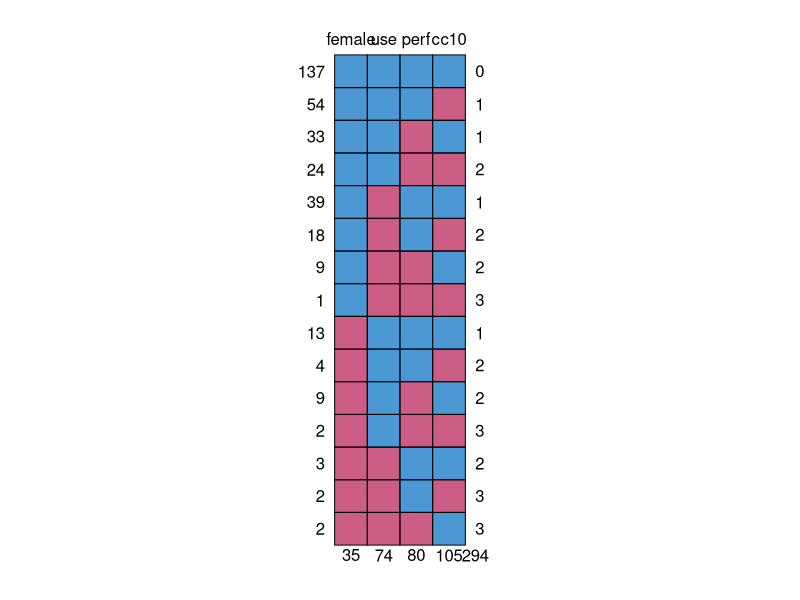
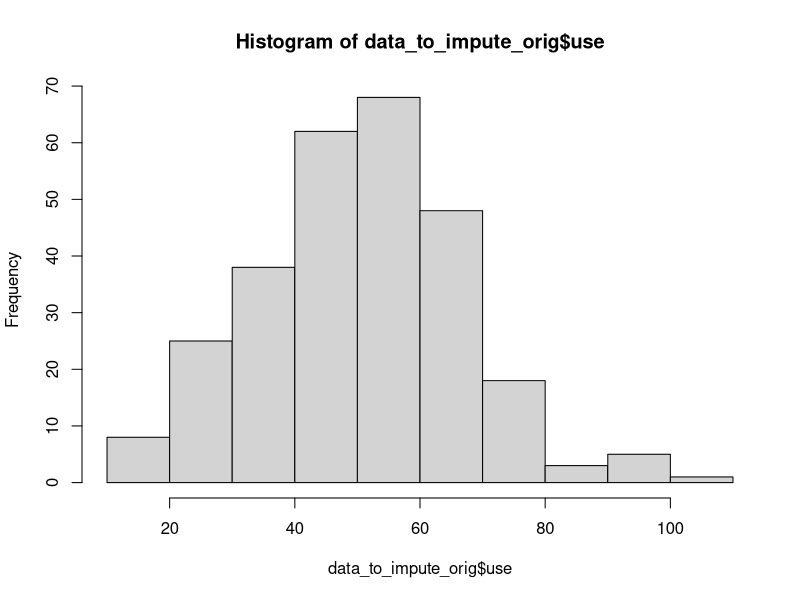
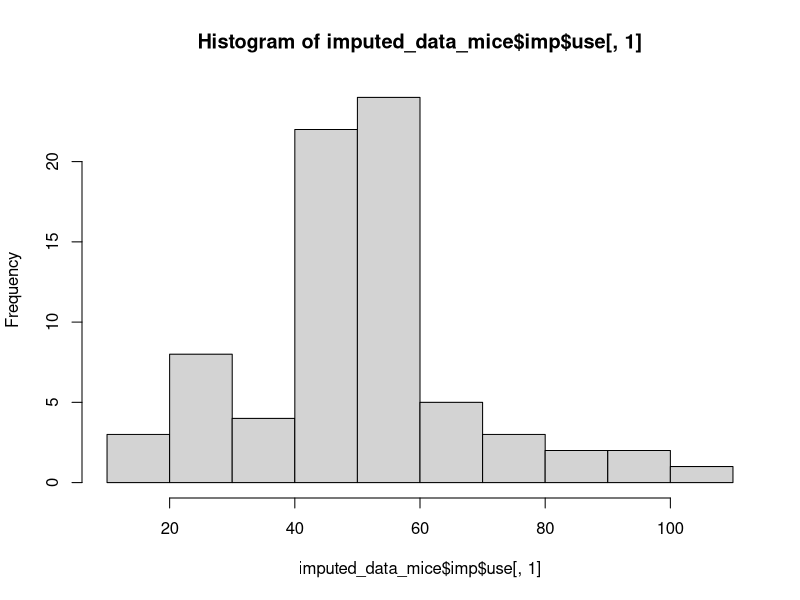
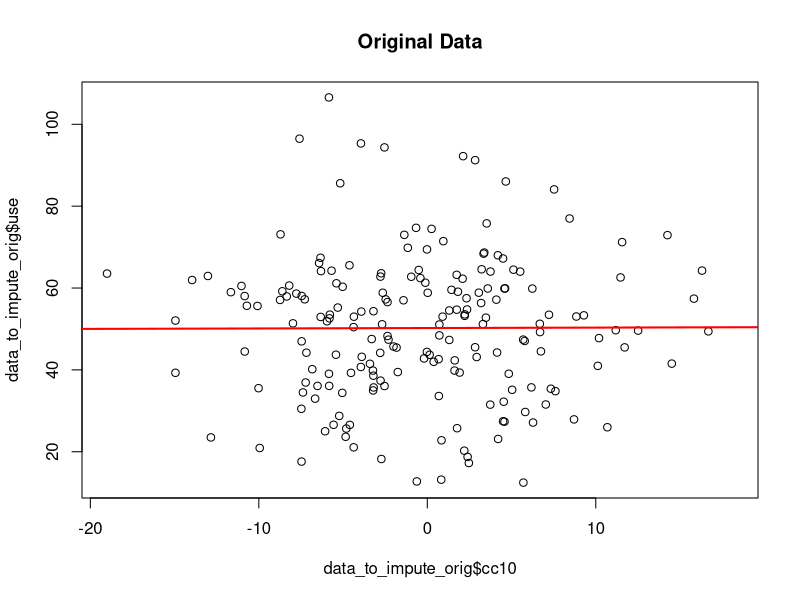
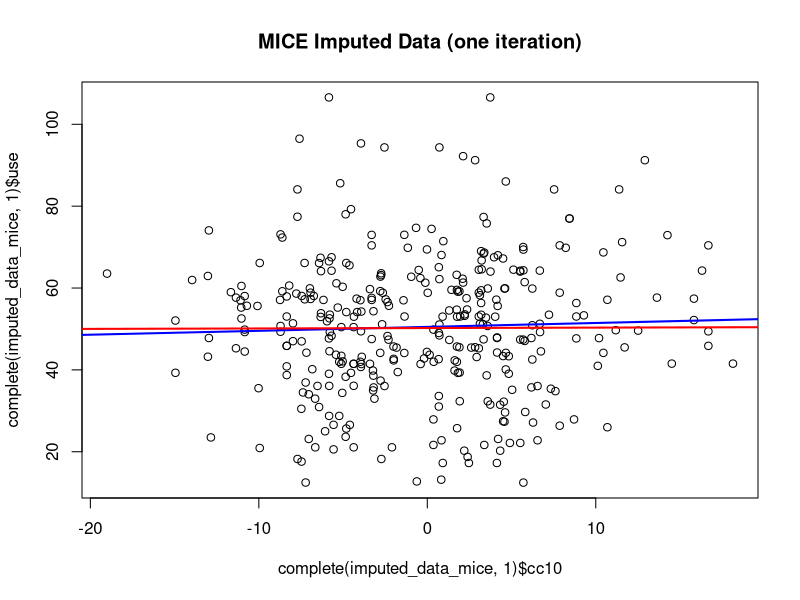

These figures' R source, in order: (Note: this script raises an error after producing the figures.)
rm(list = ls()) # Clear workspace

# --- 1. Load necessary libraries ---
# install.packages("mvtnorm") # Uncomment if not installed
# install.packages("mice")    # Uncomment if not installed
# install.packages("MASS")    # Needed for mvrnorm (for Bayesian sim)
# install.packages("lavaan")  # Uncomment if not installed
# install.packages("semTools") # Uncomment if not installed (provides lavaan.mi)

library(mvtnorm)
library(mice)
library(lavaan)
library(semTools) # For lavaan.mi
library(MASS) # For simulating Bayesian draws (alternative approach shown below)


# --- 2. Replicate Data Simulation (from your provided script) ---
set.seed(20250223) # Use the original seed for data generation

Nmen = 121
Nwomen = 229

MeanMEN = c(5.081333347, 9.723030258, 51.94404048, 52.66452548, 34.04606078, 77.06181845, 14.75389904)
MeanWOMEN = c(4.80418631, 10.60486174, 50.34834542, 48.13359134, 30.61321679, 71.77082955, 13.75449003)

Corr = matrix(c(
  1.0,  .15, .12, .48, .44, .47, .44,
  .15, 1.0, .06, .25, .20, .23, .23,
  .12, .06, 1.0, .40, .32, .19, .14,
  .48, .25, .40, 1.0, .87, .61, .54,
  .44, .20, .32, .87, 1.0, .56, .51,
  .47, .23, .19, .61, .56, 1.0, .70,
  .44, .23, .14, .54, .51, .70, 1.0
), nrow = 7, byrow = TRUE)

SD = c(1.2, 6.0, 15.2, 16.6, 10.9, 10.5, 2.8)
SDdiag = diag(SD)

Cov = SDdiag %*% Corr %*% SDdiag

xmen = rmvnorm(Nmen, MeanMEN, Cov)
xwomen = rmvnorm(Nwomen, MeanWOMEN, Cov)

xmen = cbind(0, xmen)
xwomen = cbind(1, xwomen)

allx = as.data.frame(rbind(xmen, xwomen))
names(allx) = c("female", "hsl", "cc", "use", "msc", "mas", "mse", "perf")

# Introduce Missingness in CC, PERF, USE (as per your script)
M_CC_intercept = -3; M_CC_female = 1; M_CC_msc = .01; M_CC_mas = .01; M_CC_mse = .01
missingCCmodelLogit = M_CC_intercept + M_CC_female*allx[,"female"] + M_CC_msc*allx[,"msc"] + M_CC_mas*allx[,"mas"] + M_CC_mse*allx[,"mse"]
missingCCmodelProb = exp(missingCCmodelLogit)/(1+exp(missingCCmodelLogit))
makeMissingCC = which(runif(Nmen+Nwomen) < missingCCmodelProb)
allx$cc[makeMissingCC] = NA

M_perf_intercept = -3; M_perf_female = .5; M_perf_msc = .001; M_perf_mas = .02; M_perf_mse = .01
missingPERFmodelLogit = M_perf_intercept + M_perf_female*allx[,"female"] + M_perf_msc*allx[,"msc"] + M_perf_mas*allx[,"mas"] + M_perf_mse*allx[,"mse"]
missingPERFmodelProb = exp(missingPERFmodelLogit)/(1+exp(missingPERFmodelLogit))
makeMissingPerf = which(runif(Nmen+Nwomen) < missingPERFmodelProb)
allx$perf[makeMissingPerf] = NA

M_use_intercept = -3; M_use_female = .5; M_use_msc = .001; M_use_mas = .02; M_use_mse = .01
missingUSEmodelLogit = M_use_intercept + M_use_female*allx[,"female"] + M_use_msc*allx[,"msc"] + M_use_mas*allx[,"mas"] + M_use_mse*allx[,"mse"]
missingUSEmodelProb = exp(missingUSEmodelLogit)/(1+exp(missingUSEmodelLogit))
makeMissingUse = which(runif(Nmen+Nwomen) < missingUSEmodelProb)
allx$use[makeMissingUse] = NA

data02 = as.data.frame(allx)
data02$cc10 = data02$cc - 10

# Select the relevant variables for imputation
data_to_impute_orig <- data02[, c("perf", "use", "cc10", "female")]

# Introduce some missingness into 'female' as well
set.seed(123) # for reproducibility of this step
data_to_impute_orig$female[sample(x = 1:nrow(data_to_impute_orig),
                                  size = round(0.1*nrow(data_to_impute_orig)))] = NA

print("Original data subset with missing values:")
summary(data_to_impute_orig)
print(paste("Number of rows with any NA:", sum(!complete.cases(data_to_impute_orig))))

# --- 3. Manual MICE Loop Demonstration with Parameter Re-estimation ---
cat("\n--- Starting Manual MICE Loop with Parameter Re-estimation ---\n")
cat("NOTE: This shows parameters being re-estimated based on current data,\n")
cat("      but does NOT fully replicate Bayesian posterior draws for parameters.\n")
cat("      Loop may stop if model fitting fails.\n")


# Create a copy to work with
data_imputed_manual <- data_to_impute_orig

# Simple initial imputation (e.g., mean/median/mode) for starting point
mode_female <- as.numeric(names(which.max(table(data_imputed_manual$female))))
data_imputed_manual$female[is.na(data_imputed_manual$female)] <- mode_female
data_imputed_manual$perf[is.na(data_imputed_manual$perf)] <- mean(data_imputed_manual$perf, na.rm = TRUE)
data_imputed_manual$use[is.na(data_imputed_manual$use)] <- mean(data_imputed_manual$use, na.rm = TRUE)
data_imputed_manual$cc10[is.na(data_imputed_manual$cc10)] <- mean(data_imputed_manual$cc10, na.rm = TRUE)

# Define number of iterations for the manual loop
n_iter_manual <- 10
set.seed(456) # Seed for the imputation process itself

# Get indices of missing values for each variable
missing_idx <- lapply(data_to_impute_orig, function(col) which(is.na(col)))
vars_to_impute <- names(missing_idx)[sapply(missing_idx, length) > 0]

# Manual MICE loop
for (iter in 1:n_iter_manual) {
  cat(paste("Manual Iteration:", iter, "\n"))
  
  # Iterate through variables in a specified order
  for (var in vars_to_impute) {
    
    # Define predictors (all other variables in the current imputed dataset)
    predictors <- setdiff(names(data_imputed_manual), var)
    formula_str <- paste(var, "~", paste(predictors, collapse = " + "))
    formula_obj <- as.formula(formula_str)
    
    # Indices for originally missing values in this variable
    idx_miss <- missing_idx[[var]]
    if (length(idx_miss) == 0) next # Skip if no missing values in original
    
    # --- Parameter Re-estimation Step ---
    # Fit model using the *current* state of the data_imputed_manual
    current_data_for_fit <- data_imputed_manual
    current_data_for_fit[[var]][idx_miss] <- NA # Temporarily remove values to be imputed
    current_data_for_fit <- current_data_for_fit[complete.cases(current_data_for_fit[, c(var, predictors)]), ] # Use cases complete for this model
    
    # Data frame with current predictor values for cases needing imputation
    data_to_predict_on <- data_imputed_manual[idx_miss, predictors, drop = FALSE]
    
    # Check if data_to_predict_on has valid rows after potential NA removal above
    if(nrow(data_to_predict_on) == 0 || nrow(current_data_for_fit) == 0) {
      cat(paste("  Skipping imputation for", var, "- insufficient data after handling NAs for model fitting.\n"))
      next
    }
    
    # Fit the appropriate model using the current data
    imputed_values <- NULL # Initialize
    
    if (var == "female") {
      # Fit Logistic Regression
      fit <- glm(formula_obj, data = current_data_for_fit, family = binomial(link = "logit"))
      # Print Coefficients (Demonstration)
      if(iter %% 5 == 0) { # Print every 5 iterations
        cat(paste("  Re-estimated coefs for female (Iter", iter, "):",
                  paste(round(coef(fit), 2), collapse=", "), "\n"))
      }
      # Predict probabilities & draw imputations
      pred_probs <- predict(fit, newdata = data_to_predict_on, type = "response")
      pred_probs <- pmax(pmin(pred_probs, 1 - 1e-8), 1e-8)
      imputed_values <- rbinom(length(idx_miss), 1, pred_probs)
      
    } else {
      # Fit Linear Regression
      fit <- lm(formula_obj, data = current_data_for_fit)
      # Print Coefficients (Demonstration)
      if(iter %% 1 == 0) { # Print every iteration
        cat(paste("  Re-estimated coefs for", var, "(Iter", iter, "):",
                  paste(round(coef(fit), 2), collapse=", "), "\n"))
      }
      # Predict means & draw imputations (add random noise)
      pred_means <- predict(fit, newdata = data_to_predict_on)
      residual_sd <- max(summary(fit)$sigma, 1e-4) # Ensure sd > 0
      imputed_values <- rnorm(length(idx_miss), mean = pred_means, sd = residual_sd)
    }
    
    # Update the imputed dataset ONLY if imputation was successful
    if (!is.null(imputed_values) && length(imputed_values) == length(idx_miss)) {
      data_imputed_manual[[var]][idx_miss] <- imputed_values
    } else {
      # This condition might be less likely without tryCatch, but kept for safety
      cat(paste("  Imputation yielded NULL or wrong length for var:", var, "at iteration", iter, "- keeping previous values.\n"))
    }
    # ***** End of code previously inside tryCatch *****
    
  } # End loop over variables
} # End loop over iterations

cat("--- Manual MICE Loop (with Re-estimation) Finished ---\n")
print("Summary of manually imputed dataset (after last iteration):")
summary(data_imputed_manual)
print(paste("Number of NAs remaining:", sum(is.na(data_imputed_manual)))) # Should be 0


# --- 4. Perform Multiple Imputation using mice package (for comparison) ---
# (Same as before - keeping for reference)
cat("\n--- Starting MICE Package Imputation (for comparison) ---\n")
md.pattern(data_to_impute_orig)
methods <- make.method(data_to_impute_orig)
methods["female"] <- "logreg"
data_to_impute_orig$female = as.factor(data_to_impute_orig$female)

print("Imputation methods to be used by mice package:")
print(methods)
imputed_data_mice <- mice(data_to_impute_orig,
                          m = 5, maxit = 10, method = methods,
                          seed = 500, printFlag = TRUE)
cat("--- MICE Package Imputation Finished ---\n")
summary(imputed_data_mice)

# Compare summary of manually imputed data vs first mice imputed dataset
cat("\nSummary of Manually Imputed Data (Iteration 10, Re-estimation):\n")
print(summary(data_imputed_manual))
cat("\nSummary of MICE Package Imputed Data (Dataset 1):\n")
print(summary(complete(imputed_data_mice, 1)))

# comparing original data with imputed data
hist(data_to_impute_orig$use)
hist(imputed_data_mice$imp$use[,1])

# Plotting the complete data
plot(y = data_to_impute_orig$use, x = data_to_impute_orig$cc10, main = "Original Data")
abline(lm(data_to_impute_orig$use ~ data_to_impute_orig$cc10), col = "red", lwd = 2)

plot(y = complete(imputed_data_mice, 1)$use, x = complete(imputed_data_mice, 1)$cc10, main = "MICE Imputed Data (one iteration)")
abline(lm(complete(imputed_data_mice, 1)$use ~ complete(imputed_data_mice, 1)$cc10), col = "blue", lwd = 2)
abline(lm(data_to_impute_orig$use ~ data_to_impute_orig$cc10), col = "red", lwd = 2)

## Overall example -- predicting PERF and USE from CC10 and Female with HSL, MSC, MAS, and MSE as auxiliary variables using MICE

data_analysis = as.data.frame(allx)
data_analysis$cc10 = data_analysis$cc - 10 # Create centered cc10

# Select ALL variables needed for imputation AND analysis
vars_for_mice <- c("perf", "use", "female", "cc10", "hsl", "msc", "mas", "mse")
data_to_impute <- data_analysis[, vars_for_mice]

# Optionally introduce some missingness into 'female' and auxiliaries for demo
set.seed(123)
data_to_impute$female[sample(1:nrow(data_to_impute), 30)] <- NA
data_to_impute$hsl[sample(1:nrow(data_to_impute), 20)] <- NA
data_to_impute$msc[sample(1:nrow(data_to_impute), 25)] <- NA

cat("\n--- Missing Data Pattern Before Imputation ---\n")
md.pattern(data_to_impute, plot=FALSE)

# --- 2. Imputation Step ---
cat("\n--- Starting Imputation using mice ---\n")

# Set imputation methods
methods <- make.method(data_to_impute)
methods["female"] <- "logreg"
data_to_impute$female = as.factor(data_to_impute$female)

print("Imputation methods:")
print(methods)

# Perform imputation
n_imputations <- 100
mice_output <- mice(data_to_impute,
                    m = n_imputations,
                    maxit = 10, # Increase maxit for real analysis
                    method = methods,
                    seed = 500,
                    printFlag = TRUE)

cat("\n--- Imputation Finished ---\n")

# --- 3. Estimation Step (using lavaanList) ---
cat("\n--- Starting Estimation using lavaanList ---\n")

# Define the lavaan analysis model syntax
analysis_model_syntax <- "
  # Regressions:
  perf ~ 1 + female + cc10
  use  ~ 1 + female + cc10

  # Residual Variances:
  perf ~~ perf
  use  ~~ use

  # Residual Covariance:
  perf ~~ use

"

# Fit the model to the imputed datasets using lavaanList
# This function iterates through the imputed datasets stored within the mice object
# Note: lavaanList requires the mice object directly, not a list of data frames
fit_lavaanList <- lavaan.mi(model = analysis_model_syntax, 
                            data = mice_output
                            ) # Pass the mids object
        
summary(fit_lavaanList, fit.measures = TRUE, standardize=TRUE)
parameterEstimates.mi(fit_lavaanList) 

# compare pooled estimates to data with missing values
missingData.fit = lavaan(analysis_model_syntax, data=data_to_impute, estimator = "MLR", mimic = "MPLUS")
summary(missingData.fit, fit.measures = TRUE, standardize=TRUE)
parameterEstimates(missingData.fit) 

# Define the lavaan analysis model syntax -- adding predictors to the likelihood function
analysis_model_syntax_ML <- "
  # Exogenous Variables 
  #Mean:
  cc10 ~ 1
  female ~ 1
  
  #Variance:
  cc10 ~~ cc10
  female ~~ female
  
  #Covariance:
  cc10 ~~ female
  
  # Endogenous Variables 
  #Regressions:
  perf ~ 1 + female + cc10
  use  ~ 1 + female + cc10
  
  #Residual Variances:
  perf ~~ perf
  use  ~~ use
  
  #Residual Covariance:
  perf ~~ use
"

# remove factor from female variable
data_to_impute$female = as.numeric(data_to_impute$female) - 1


ml.fit = lavaan(analysis_model_syntax_ML, data=data_to_impute, estimator = "MLR", mimic = "MPLUS")
summary(missingData.fit, fit.measures = TRUE, standardize=TRUE)
parameterEstimates(missingData.fit) 
